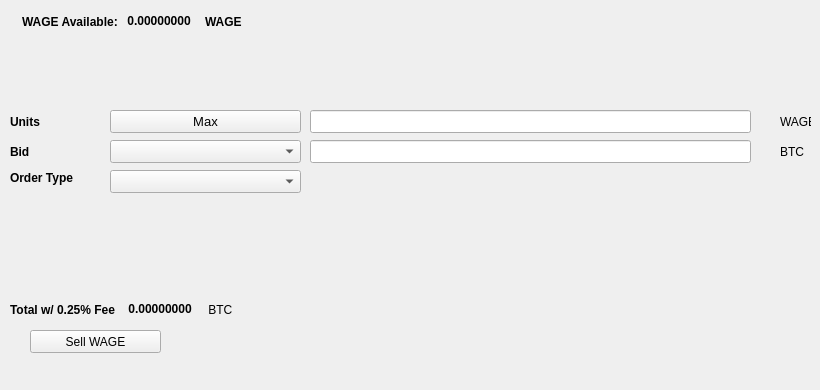
   <widget class="QWidget" name="SellTab">
    <attribute name="title">
     <string>Sell</string>
    </attribute>
    <widget class="QLabel" name="label_16">
     <property name="geometry">
      <rect>
       <x>780</x>
       <y>140</y>
       <width>31</width>
       <height>23</height>
      </rect>
     </property>
     <property name="text">
      <string>BTC</string>
     </property>
    </widget>
    <widget class="QComboBox" name="SellBidcomboBox">
     <property name="geometry">
      <rect>
       <x>110</x>
       <y>140</y>
       <width>191</width>
       <height>23</height>
      </rect>
     </property>
     <property name="font">
      <font>
       <pointsize>10</pointsize>
      </font>
     </property>
    </widget>
    <widget class="QLabel" name="label_18">
     <property name="geometry">
      <rect>
       <x>10</x>
       <y>110</y>
       <width>46</width>
       <height>23</height>
      </rect>
     </property>
     <property name="font">
      <font>
       <weight>75</weight>
       <bold>true</bold>
      </font>
     </property>
     <property name="text">
      <string>Units</string>
     </property>
    </widget>
    <widget class="QPushButton" name="Sell_Max_Amount">
     <property name="geometry">
      <rect>
       <x>110</x>
       <y>110</y>
       <width>191</width>
       <height>23</height>
      </rect>
     </property>
     <property name="font">
      <font>
       <pointsize>10</pointsize>
      </font>
     </property>
     <property name="text">
      <string>Max</string>
     </property>
    </widget>
    <widget class="QLabel" name="label_20">
     <property name="geometry">
      <rect>
       <x>10</x>
       <y>170</y>
       <width>91</width>
       <height>16</height>
      </rect>
     </property>
     <property name="font">
      <font>
       <weight>75</weight>
       <bold>true</bold>
      </font>
     </property>
     <property name="text">
      <string>Order Type</string>
     </property>
    </widget>
    <widget class="QComboBox" name="SellOrdertypeCombo">
     <property name="geometry">
      <rect>
       <x>110</x>
       <y>170</y>
       <width>191</width>
       <height>23</height>
      </rect>
     </property>
     <property name="font">
      <font>
       <pointsize>10</pointsize>
      </font>
     </property>
    </widget>
    <widget class="QLabel" name="label_21">
     <property name="geometry">
      <rect>
       <x>10</x>
       <y>140</y>
       <width>46</width>
       <height>23</height>
      </rect>
     </property>
     <property name="font">
      <font>
       <weight>75</weight>
       <bold>true</bold>
      </font>
     </property>
     <property name="text">
      <string>Bid</string>
     </property>
    </widget>
    <widget class="QLabel" name="label_22">
     <property name="geometry">
      <rect>
       <x>780</x>
       <y>110</y>
       <width>31</width>
       <height>23</height>
      </rect>
     </property>
     <property name="text">
      <string>WAGE</string>
     </property>
    </widget>
    <widget class="QLineEdit" name="UnitsInputWAGE">
     <property name="geometry">
      <rect>
       <x>310</x>
       <y>110</y>
       <width>441</width>
       <height>23</height>
      </rect>
     </property>
     <property name="font">
      <font>
       <pointsize>9</pointsize>
       <weight>75</weight>
       <bold>true</bold>
      </font>
     </property>
    </widget>
    <widget class="QLineEdit" name="SellBidPriceEdit">
     <property name="geometry">
      <rect>
       <x>310</x>
       <y>140</y>
       <width>441</width>
       <height>23</height>
      </rect>
     </property>
     <property name="font">
      <font>
       <pointsize>9</pointsize>
       <weight>75</weight>
       <bold>true</bold>
      </font>
     </property>
    </widget>
    <widget class="QPushButton" name="SellWAGEBTN">
     <property name="geometry">
      <rect>
       <x>30</x>
       <y>330</y>
       <width>131</width>
       <height>23</height>
      </rect>
     </property>
     <property name="text">
      <string>Sell WAGE</string>
     </property>
     <property name="icon">
      <iconset resource="../digiwage">
       <normaloff>:/icons/bitcoin</normaloff>:/icons/bitcoin</iconset>
     </property>
    </widget>
    <widget class="QWidget" name="layoutWidget3">
     <property name="geometry">
      <rect>
       <x>22</x>
       <y>12</y>
       <width>258</width>
       <height>19</height>
      </rect>
     </property>
     <layout class="QHBoxLayout" name="horizontalLayout">
      <item>
       <widget class="QLabel" name="label232_2">
        <property name="font">
         <font>
          <weight>75</weight>
          <bold>true</bold>
         </font>
        </property>
        <property name="text">
         <string>WAGE Available:</string>
        </property>
       </widget>
      </item>
      <item>
       <widget class="QLabel" name="WAGEAvailableLabel">
        <property name="palette">
         <palette>
          <active>
           <colorrole role="WindowText">
            <brush brushstyle="SolidPattern">
             <color alpha="255">
              <red>0</red>
              <green>0</green>
              <blue>0</blue>
             </color>
            </brush>
           </colorrole>
           <colorrole role="Button">
            <brush brushstyle="SolidPattern">
             <color alpha="255">
              <red>0</red>
              <green>170</green>
              <blue>0</blue>
             </color>
            </brush>
           </colorrole>
           <colorrole role="Light">
            <brush brushstyle="SolidPattern">
             <color alpha="255">
              <red>0</red>
              <green>255</green>
              <blue>0</blue>
             </color>
            </brush>
           </colorrole>
           <colorrole role="Midlight">
            <brush brushstyle="SolidPattern">
             <color alpha="255">
              <red>0</red>
              <green>212</green>
              <blue>0</blue>
             </color>
            </brush>
           </colorrole>
           <colorrole role="Dark">
            <brush brushstyle="SolidPattern">
             <color alpha="255">
              <red>0</red>
              <green>85</green>
              <blue>0</blue>
             </color>
            </brush>
           </colorrole>
           <colorrole role="Mid">
            <brush brushstyle="SolidPattern">
             <color alpha="255">
              <red>0</red>
              <green>113</green>
              <blue>0</blue>
             </color>
            </brush>
           </colorrole>
           <colorrole role="Text">
            <brush brushstyle="SolidPattern">
             <color alpha="255">
              <red>0</red>
              <green>170</green>
              <blue>0</blue>
             </color>
            </brush>
           </colorrole>
           <colorrole role="BrightText">
            <brush brushstyle="SolidPattern">
             <color alpha="255">
              <red>255</red>
              <green>255</green>
              <blue>255</blue>
             </color>
            </brush>
           </colorrole>
           <colorrole role="ButtonText">
            <brush brushstyle="SolidPattern">
             <color alpha="255">
              <red>0</red>
              <green>0</green>
              <blue>0</blue>
             </color>
            </brush>
           </colorrole>
           <colorrole role="Base">
            <brush brushstyle="SolidPattern">
             <color alpha="255">
              <red>255</red>
              <green>255</green>
              <blue>255</blue>
             </color>
            </brush>
           </colorrole>
           <colorrole role="Window">
            <brush brushstyle="SolidPattern">
             <color alpha="255">
              <red>0</red>
              <green>170</green>
              <blue>0</blue>
             </color>
            </brush>
           </colorrole>
           <colorrole role="Shadow">
            <brush brushstyle="SolidPattern">
             <color alpha="255">
              <red>0</red>
              <green>0</green>
              <blue>0</blue>
             </color>
            </brush>
           </colorrole>
           <colorrole role="AlternateBase">
            <brush brushstyle="SolidPattern">
             <color alpha="255">
              <red>127</red>
              <green>212</green>
              <blue>127</blue>
             </color>
            </brush>
           </colorrole>
           <colorrole role="ToolTipBase">
            <brush brushstyle="SolidPattern">
             <color alpha="255">
              <red>255</red>
              <green>255</green>
              <blue>220</blue>
             </color>
            </brush>
           </colorrole>
           <colorrole role="ToolTipText">
            <brush brushstyle="SolidPattern">
             <color alpha="255">
              <red>0</red>
              <green>0</green>
              <blue>0</blue>
             </color>
            </brush>
           </colorrole>
          </active>
          <inactive>
           <colorrole role="WindowText">
            <brush brushstyle="SolidPattern">
             <color alpha="255">
              <red>0</red>
              <green>0</green>
              <blue>0</blue>
             </color>
            </brush>
           </colorrole>
           <colorrole role="Button">
            <brush brushstyle="SolidPattern">
             <color alpha="255">
              <red>0</red>
              <green>170</green>
              <blue>0</blue>
             </color>
            </brush>
           </colorrole>
           <colorrole role="Light">
            <brush brushstyle="SolidPattern">
             <color alpha="255">
              <red>0</red>
              <green>255</green>
              <blue>0</blue>
             </color>
            </brush>
           </colorrole>
           <colorrole role="Midlight">
            <brush brushstyle="SolidPattern">
             <color alpha="255">
              <red>0</red>
              <green>212</green>
              <blue>0</blue>
             </color>
            </brush>
           </colorrole>
           <colorrole role="Dark">
            <brush brushstyle="SolidPattern">
             <color alpha="255">
              <red>0</red>
              <green>85</green>
              <blue>0</blue>
             </color>
            </brush>
           </colorrole>
           <colorrole role="Mid">
            <brush brushstyle="SolidPattern">
             <color alpha="255">
              <red>0</red>
              <green>113</green>
              <blue>0</blue>
             </color>
            </brush>
           </colorrole>
           <colorrole role="Text">
            <brush brushstyle="SolidPattern">
             <color alpha="255">
              <red>0</red>
              <green>170</green>
              <blue>0</blue>
             </color>
            </brush>
           </colorrole>
           <colorrole role="BrightText">
            <brush brushstyle="SolidPattern">
             <color alpha="255">
              <red>255</red>
              <green>255</green>
              <blue>255</blue>
             </color>
            </brush>
           </colorrole>
           <colorrole role="ButtonText">
            <brush brushstyle="SolidPattern">
             <color alpha="255">
              <red>0</red>
              <green>0</green>
              <blue>0</blue>
             </color>
            </brush>
           </colorrole>
           <colorrole role="Base">
            <brush brushstyle="SolidPattern">
             <color alpha="255">
              <red>255</red>
              <green>255</green>
              <blue>255</blue>
             </color>
            </brush>
           </colorrole>
           <colorrole role="Window">
            <brush brushstyle="SolidPattern">
             <color alpha="255">
              <red>0</red>
              <green>170</green>
              <blue>0</blue>
             </color>
            </brush>
           </colorrole>
           <colorrole role="Shadow">
            <brush brushstyle="SolidPattern">
             <color alpha="255">
              <red>0</red>
              <green>0</green>
              <blue>0</blue>
             </color>
            </brush>
           </colorrole>
           <colorrole role="AlternateBase">
            <brush brushstyle="SolidPattern">
             <color alpha="255">
              <red>127</red>
              <green>212</green>
              <blue>127</blue>
             </color>
            </brush>
           </colorrole>
           <colorrole role="ToolTipBase">
            <brush brushstyle="SolidPattern">
             <color alpha="255">
              <red>255</red>
              <green>255</green>
              <blue>220</blue>
             </color>
            </brush>
           </colorrole>
           <colorrole role="ToolTipText">
            <brush brushstyle="SolidPattern">
             <color alpha="255">
              <red>0</red>
              <green>0</green>
              <blue>0</blue>
             </color>
            </brush>
           </colorrole>
          </inactive>
          <disabled>
           <colorrole role="WindowText">
            <brush brushstyle="SolidPattern">
             <color alpha="255">
              <red>0</red>
              <green>85</green>
              <blue>0</blue>
             </color>
            </brush>
           </colorrole>
           <colorrole role="Button">
            <brush brushstyle="SolidPattern">
             <color alpha="255">
              <red>0</red>
              <green>170</green>
              <blue>0</blue>
             </color>
            </brush>
           </colorrole>
           <colorrole role="Light">
            <brush brushstyle="SolidPattern">
             <color alpha="255">
              <red>0</red>
              <green>255</green>
              <blue>0</blue>
             </color>
            </brush>
           </colorrole>
           <colorrole role="Midlight">
            <brush brushstyle="SolidPattern">
             <color alpha="255">
              <red>0</red>
              <green>212</green>
              <blue>0</blue>
             </color>
            </brush>
           </colorrole>
           <colorrole role="Dark">
            <brush brushstyle="SolidPattern">
             <color alpha="255">
              <red>0</red>
              <green>85</green>
              <blue>0</blue>
             </color>
            </brush>
           </colorrole>
           <colorrole role="Mid">
            <brush brushstyle="SolidPattern">
             <color alpha="255">
              <red>0</red>
              <green>113</green>
              <blue>0</blue>
             </color>
            </brush>
           </colorrole>
           <colorrole role="Text">
            <brush brushstyle="SolidPattern">
             <color alpha="255">
              <red>0</red>
              <green>85</green>
              <blue>0</blue>
             </color>
            </brush>
           </colorrole>
           <colorrole role="BrightText">
            <brush brushstyle="SolidPattern">
             <color alpha="255">
              <red>255</red>
              <green>255</green>
              <blue>255</blue>
             </color>
            </brush>
           </colorrole>
           <colorrole role="ButtonText">
            <brush brushstyle="SolidPattern">
             <color alpha="255">
              <red>0</red>
              <green>85</green>
              <blue>0</blue>
             </color>
            </brush>
           </colorrole>
           <colorrole role="Base">
            <brush brushstyle="SolidPattern">
             <color alpha="255">
              <red>0</red>
              <green>170</green>
              <blue>0</blue>
             </color>
            </brush>
           </colorrole>
           <colorrole role="Window">
            <brush brushstyle="SolidPattern">
             <color alpha="255">
              <red>0</red>
              <green>170</green>
              <blue>0</blue>
             </color>
            </brush>
           </colorrole>
           <colorrole role="Shadow">
            <brush brushstyle="SolidPattern">
             <color alpha="255">
              <red>0</red>
              <green>0</green>
              <blue>0</blue>
             </color>
            </brush>
           </colorrole>
           <colorrole role="AlternateBase">
            <brush brushstyle="SolidPattern">
             <color alpha="255">
              <red>0</red>
              <green>170</green>
              <blue>0</blue>
             </color>
            </brush>
           </colorrole>
           <colorrole role="ToolTipBase">
            <brush brushstyle="SolidPattern">
             <color alpha="255">
              <red>255</red>
              <green>255</green>
              <blue>220</blue>
             </color>
            </brush>
           </colorrole>
           <colorrole role="ToolTipText">
            <brush brushstyle="SolidPattern">
             <color alpha="255">
              <red>0</red>
              <green>0</green>
              <blue>0</blue>
             </color>
            </brush>
           </colorrole>
          </disabled>
         </palette>
        </property>
        <property name="font">
         <font>
          <weight>75</weight>
          <bold>true</bold>
         </font>
        </property>
        <property name="text">
         <string> 0.00000000 </string>
        </property>
        <property name="textInteractionFlags">
         <set>Qt::LinksAccessibleByMouse|Qt::TextSelectableByKeyboard|Qt::TextSelectableByMouse</set>
        </property>
       </widget>
      </item>
      <item>
       <widget class="QLabel" name="labelWAGE">
        <property name="font">
         <font>
          <weight>75</weight>
          <bold>true</bold>
         </font>
        </property>
        <property name="text">
         <string>WAGE</string>
        </property>
       </widget>
      </item>
     </layout>
    </widget>
    <widget class="QWidget" name="layoutWidget">
     <property name="geometry">
      <rect>
       <x>10</x>
       <y>300</y>
       <width>268</width>
       <height>19</height>
      </rect>
     </property>
     <layout class="QHBoxLayout" name="horizontalLayout_2">
      <item>
       <widget class="QLabel" name="label_19">
        <property name="font">
         <font>
          <weight>75</weight>
          <bold>true</bold>
         </font>
        </property>
        <property name="text">
         <string>Total w/ 0.25% Fee </string>
        </property>
       </widget>
      </item>
      <item>
       <widget class="QLabel" name="SellCostLabel">
        <property name="palette">
         <palette>
          <active>
           <colorrole role="WindowText">
            <brush brushstyle="SolidPattern">
             <color alpha="255">
              <red>0</red>
              <green>0</green>
              <blue>0</blue>
             </color>
            </brush>
           </colorrole>
           <colorrole role="Button">
            <brush brushstyle="SolidPattern">
             <color alpha="255">
              <red>0</red>
              <green>170</green>
              <blue>0</blue>
             </color>
            </brush>
           </colorrole>
           <colorrole role="Light">
            <brush brushstyle="SolidPattern">
             <color alpha="255">
              <red>0</red>
              <green>255</green>
              <blue>0</blue>
             </color>
            </brush>
           </colorrole>
           <colorrole role="Midlight">
            <brush brushstyle="SolidPattern">
             <color alpha="255">
              <red>0</red>
              <green>212</green>
              <blue>0</blue>
             </color>
            </brush>
           </colorrole>
           <colorrole role="Dark">
            <brush brushstyle="SolidPattern">
             <color alpha="255">
              <red>0</red>
              <green>85</green>
              <blue>0</blue>
             </color>
            </brush>
           </colorrole>
           <colorrole role="Mid">
            <brush brushstyle="SolidPattern">
             <color alpha="255">
              <red>0</red>
              <green>113</green>
              <blue>0</blue>
             </color>
            </brush>
           </colorrole>
           <colorrole role="Text">
            <brush brushstyle="SolidPattern">
             <color alpha="255">
              <red>0</red>
              <green>170</green>
              <blue>0</blue>
             </color>
            </brush>
           </colorrole>
           <colorrole role="BrightText">
            <brush brushstyle="SolidPattern">
             <color alpha="255">
              <red>255</red>
              <green>255</green>
              <blue>255</blue>
             </color>
            </brush>
           </colorrole>
           <colorrole role="ButtonText">
            <brush brushstyle="SolidPattern">
             <color alpha="255">
              <red>0</red>
              <green>0</green>
              <blue>0</blue>
             </color>
            </brush>
           </colorrole>
           <colorrole role="Base">
            <brush brushstyle="SolidPattern">
             <color alpha="255">
              <red>255</red>
              <green>255</green>
              <blue>255</blue>
             </color>
            </brush>
           </colorrole>
           <colorrole role="Window">
            <brush brushstyle="SolidPattern">
             <color alpha="255">
              <red>0</red>
              <green>170</green>
              <blue>0</blue>
             </color>
            </brush>
           </colorrole>
           <colorrole role="Shadow">
            <brush brushstyle="SolidPattern">
             <color alpha="255">
              <red>0</red>
              <green>0</green>
              <blue>0</blue>
             </color>
            </brush>
           </colorrole>
           <colorrole role="AlternateBase">
            <brush brushstyle="SolidPattern">
             <color alpha="255">
              <red>127</red>
              <green>212</green>
              <blue>127</blue>
             </color>
            </brush>
           </colorrole>
           <colorrole role="ToolTipBase">
            <brush brushstyle="SolidPattern">
             <color alpha="255">
              <red>255</red>
              <green>255</green>
              <blue>220</blue>
             </color>
            </brush>
           </colorrole>
           <colorrole role="ToolTipText">
            <brush brushstyle="SolidPattern">
             <color alpha="255">
              <red>0</red>
              <green>0</green>
              <blue>0</blue>
             </color>
            </brush>
           </colorrole>
          </active>
          <inactive>
           <colorrole role="WindowText">
            <brush brushstyle="SolidPattern">
             <color alpha="255">
              <red>0</red>
              <green>0</green>
              <blue>0</blue>
             </color>
            </brush>
           </colorrole>
           <colorrole role="Button">
            <brush brushstyle="SolidPattern">
             <color alpha="255">
              <red>0</red>
              <green>170</green>
              <blue>0</blue>
             </color>
            </brush>
           </colorrole>
           <colorrole role="Light">
            <brush brushstyle="SolidPattern">
             <color alpha="255">
              <red>0</red>
              <green>255</green>
              <blue>0</blue>
             </color>
            </brush>
           </colorrole>
           <colorrole role="Midlight">
            <brush brushstyle="SolidPattern">
             <color alpha="255">
              <red>0</red>
              <green>212</green>
              <blue>0</blue>
             </color>
            </brush>
           </colorrole>
           <colorrole role="Dark">
            <brush brushstyle="SolidPattern">
             <color alpha="255">
              <red>0</red>
              <green>85</green>
              <blue>0</blue>
             </color>
            </brush>
           </colorrole>
           <colorrole role="Mid">
            <brush brushstyle="SolidPattern">
             <color alpha="255">
              <red>0</red>
              <green>113</green>
              <blue>0</blue>
             </color>
            </brush>
           </colorrole>
           <colorrole role="Text">
            <brush brushstyle="SolidPattern">
             <color alpha="255">
              <red>0</red>
              <green>170</green>
              <blue>0</blue>
             </color>
            </brush>
           </colorrole>
           <colorrole role="BrightText">
            <brush brushstyle="SolidPattern">
             <color alpha="255">
              <red>255</red>
              <green>255</green>
              <blue>255</blue>
             </color>
            </brush>
           </colorrole>
           <colorrole role="ButtonText">
            <brush brushstyle="SolidPattern">
             <color alpha="255">
              <red>0</red>
              <green>0</green>
              <blue>0</blue>
             </color>
            </brush>
           </colorrole>
           <colorrole role="Base">
            <brush brushstyle="SolidPattern">
             <color alpha="255">
              <red>255</red>
              <green>255</green>
              <blue>255</blue>
             </color>
            </brush>
           </colorrole>
           <colorrole role="Window">
            <brush brushstyle="SolidPattern">
             <color alpha="255">
              <red>0</red>
              <green>170</green>
              <blue>0</blue>
             </color>
            </brush>
           </colorrole>
           <colorrole role="Shadow">
            <brush brushstyle="SolidPattern">
             <color alpha="255">
              <red>0</red>
              <green>0</green>
              <blue>0</blue>
             </color>
            </brush>
           </colorrole>
           <colorrole role="AlternateBase">
            <brush brushstyle="SolidPattern">
             <color alpha="255">
              <red>127</red>
              <green>212</green>
              <blue>127</blue>
             </color>
            </brush>
           </colorrole>
           <colorrole role="ToolTipBase">
            <brush brushstyle="SolidPattern">
             <color alpha="255">
              <red>255</red>
              <green>255</green>
              <blue>220</blue>
             </color>
            </brush>
           </colorrole>
           <colorrole role="ToolTipText">
            <brush brushstyle="SolidPattern">
             <color alpha="255">
              <red>0</red>
              <green>0</green>
              <blue>0</blue>
             </color>
            </brush>
           </colorrole>
          </inactive>
          <disabled>
           <colorrole role="WindowText">
            <brush brushstyle="SolidPattern">
             <color alpha="255">
              <red>0</red>
              <green>85</green>
              <blue>0</blue>
             </color>
            </brush>
           </colorrole>
           <colorrole role="Button">
            <brush brushstyle="SolidPattern">
             <color alpha="255">
              <red>0</red>
              <green>170</green>
              <blue>0</blue>
             </color>
            </brush>
           </colorrole>
           <colorrole role="Light">
            <brush brushstyle="SolidPattern">
             <color alpha="255">
              <red>0</red>
              <green>255</green>
              <blue>0</blue>
             </color>
            </brush>
           </colorrole>
           <colorrole role="Midlight">
            <brush brushstyle="SolidPattern">
             <color alpha="255">
              <red>0</red>
              <green>212</green>
              <blue>0</blue>
             </color>
            </brush>
           </colorrole>
           <colorrole role="Dark">
            <brush brushstyle="SolidPattern">
             <color alpha="255">
              <red>0</red>
              <green>85</green>
              <blue>0</blue>
             </color>
            </brush>
           </colorrole>
           <colorrole role="Mid">
            <brush brushstyle="SolidPattern">
             <color alpha="255">
              <red>0</red>
              <green>113</green>
              <blue>0</blue>
             </color>
            </brush>
           </colorrole>
           <colorrole role="Text">
            <brush brushstyle="SolidPattern">
             <color alpha="255">
              <red>0</red>
              <green>85</green>
              <blue>0</blue>
             </color>
            </brush>
           </colorrole>
           <colorrole role="BrightText">
            <brush brushstyle="SolidPattern">
             <color alpha="255">
              <red>255</red>
              <green>255</green>
              <blue>255</blue>
             </color>
            </brush>
           </colorrole>
           <colorrole role="ButtonText">
            <brush brushstyle="SolidPattern">
             <color alpha="255">
              <red>0</red>
              <green>85</green>
              <blue>0</blue>
             </color>
            </brush>
           </colorrole>
           <colorrole role="Base">
            <brush brushstyle="SolidPattern">
             <color alpha="255">
              <red>0</red>
              <green>170</green>
              <blue>0</blue>
             </color>
            </brush>
           </colorrole>
           <colorrole role="Window">
            <brush brushstyle="SolidPattern">
             <color alpha="255">
              <red>0</red>
              <green>170</green>
              <blue>0</blue>
             </color>
            </brush>
           </colorrole>
           <colorrole role="Shadow">
            <brush brushstyle="SolidPattern">
             <color alpha="255">
              <red>0</red>
              <green>0</green>
              <blue>0</blue>
             </color>
            </brush>
           </colorrole>
           <colorrole role="AlternateBase">
            <brush brushstyle="SolidPattern">
             <color alpha="255">
              <red>0</red>
              <green>170</green>
              <blue>0</blue>
             </color>
            </brush>
           </colorrole>
           <colorrole role="ToolTipBase">
            <brush brushstyle="SolidPattern">
             <color alpha="255">
              <red>255</red>
              <green>255</green>
              <blue>220</blue>
             </color>
            </brush>
           </colorrole>
           <colorrole role="ToolTipText">
            <brush brushstyle="SolidPattern">
             <color alpha="255">
              <red>0</red>
              <green>0</green>
              <blue>0</blue>
             </color>
            </brush>
           </colorrole>
          </disabled>
         </palette>
        </property>
        <property name="font">
         <font>
          <weight>75</weight>
          <bold>true</bold>
         </font>
        </property>
        <property name="autoFillBackground">
         <bool>false</bool>
        </property>
        <property name="text">
         <string> 0.00000000</string>
        </property>
        <property name="textInteractionFlags">
         <set>Qt::LinksAccessibleByMouse|Qt::TextSelectableByMouse</set>
        </property>
       </widget>
      </item>
      <item>
       <widget class="QLabel" name="label_17">
        <property name="font">
         <font>
          <weight>50</weight>
          <bold>false</bold>
         </font>
        </property>
        <property name="text">
         <string> BTC</string>
        </property>
       </widget>
      </item>
     </layout>
    </widget>
    <widget class="QLabel" name="label_23">
     <property name="geometry">
      <rect>
       <x>460</x>
       <y>300</y>
       <width>281</width>
       <height>81</height>
      </rect>
     </property>
     <property name="text">
      <string/>
     </property>
     <property name="pixmap">
      <pixmap>:/images/bittrex</pixmap>
     </property>
    </widget>
   </widget>
